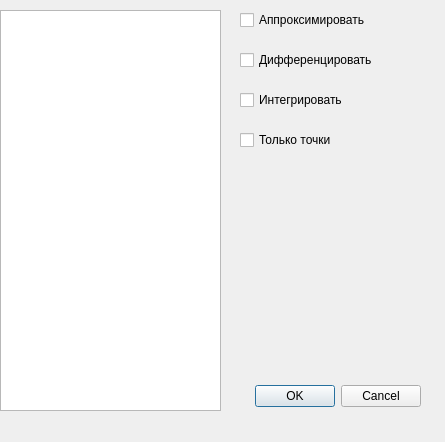
<?xml version="1.0" encoding="UTF-8"?>
<ui version="4.0">
 <class>Dialog</class>
 <widget class="QDialog" name="Dialog">
  <property name="geometry">
   <rect>
    <x>0</x>
    <y>0</y>
    <width>445</width>
    <height>442</height>
   </rect>
  </property>
  <property name="windowTitle">
   <string>Dialog</string>
  </property>
  <widget class="QDialogButtonBox" name="buttonBox">
   <property name="geometry">
    <rect>
     <x>220</x>
     <y>380</y>
     <width>201</width>
     <height>32</height>
    </rect>
   </property>
   <property name="orientation">
    <enum>Qt::Horizontal</enum>
   </property>
   <property name="standardButtons">
    <set>QDialogButtonBox::Cancel|QDialogButtonBox::Ok</set>
   </property>
  </widget>
  <widget class="QListWidget" name="listWidget_all_graphs">
   <property name="geometry">
    <rect>
     <x>0</x>
     <y>10</y>
     <width>221</width>
     <height>401</height>
    </rect>
   </property>
  </widget>
  <widget class="QCheckBox" name="checkBox_approk_2">
   <property name="geometry">
    <rect>
     <x>240</x>
     <y>10</y>
     <width>141</width>
     <height>20</height>
    </rect>
   </property>
   <property name="text">
    <string>Аппроксимировать</string>
   </property>
  </widget>
  <widget class="QCheckBox" name="checkBox_differ_2">
   <property name="geometry">
    <rect>
     <x>240</x>
     <y>50</y>
     <width>211</width>
     <height>20</height>
    </rect>
   </property>
   <property name="text">
    <string>Дифференцировать</string>
   </property>
  </widget>
  <widget class="QCheckBox" name="checkBox_integer_2">
   <property name="geometry">
    <rect>
     <x>240</x>
     <y>90</y>
     <width>141</width>
     <height>20</height>
    </rect>
   </property>
   <property name="text">
    <string>Интегрировать</string>
   </property>
  </widget>
  <widget class="QCheckBox" name="checkBox_points">
   <property name="geometry">
    <rect>
     <x>240</x>
     <y>130</y>
     <width>121</width>
     <height>20</height>
    </rect>
   </property>
   <property name="text">
    <string>Только точки </string>
   </property>
  </widget>
 </widget>
 <resources/>
 <connections>
  <connection>
   <sender>buttonBox</sender>
   <signal>accepted()</signal>
   <receiver>Dialog</receiver>
   <slot>accept()</slot>
   <hints>
    <hint type="sourcelabel">
     <x>248</x>
     <y>254</y>
    </hint>
    <hint type="destinationlabel">
     <x>157</x>
     <y>274</y>
    </hint>
   </hints>
  </connection>
  <connection>
   <sender>buttonBox</sender>
   <signal>rejected()</signal>
   <receiver>Dialog</receiver>
   <slot>reject()</slot>
   <hints>
    <hint type="sourcelabel">
     <x>316</x>
     <y>260</y>
    </hint>
    <hint type="destinationlabel">
     <x>286</x>
     <y>274</y>
    </hint>
   </hints>
  </connection>
 </connections>
</ui>
